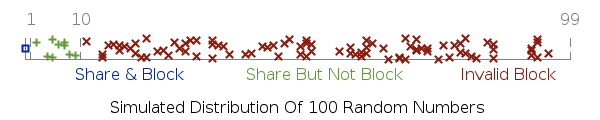

This chart was generated by the following gnuplot code:
load "gnuplot.preferences"

set terminal svg size 600,160 font "Sans,12"
set output "en-shares.svg"

set grid
set key opaque box height .1 width 0.1 samplen 0 spacing 0.85 right center
unset ytics
set xtics ("10" 10, "1" 1, "99" 99)
set xlabel "Simulated Distribution Of 100 Random Numbers"
set xrange [0:99]

## We cheat here: instead of illustrating true randomness
## (which---surprise---makes for random graphs), we illustrate a perfect
## distribution with random x values
plot "<for i in $( seq 89 ) ; do echo $( shuf -n1 -i10-99) $(shuf -n1 -i0-99) ; done" u 1:2 title "Invalid Block" lw 2 pt 2, \
     "<for i in $( seq 9 ) ; do echo $(shuf -n1 -i1-9) $(shuf -n1 -i0-99); done" u 1:2 title "Share But Not Block" pt 1 lw 2, \
     "<echo 0 50" u 1:2 title "Share & Block" pt 4 lw 2

set terminal png size 600,160 font "Sans,12"
set output "en-shares.png"

replot
